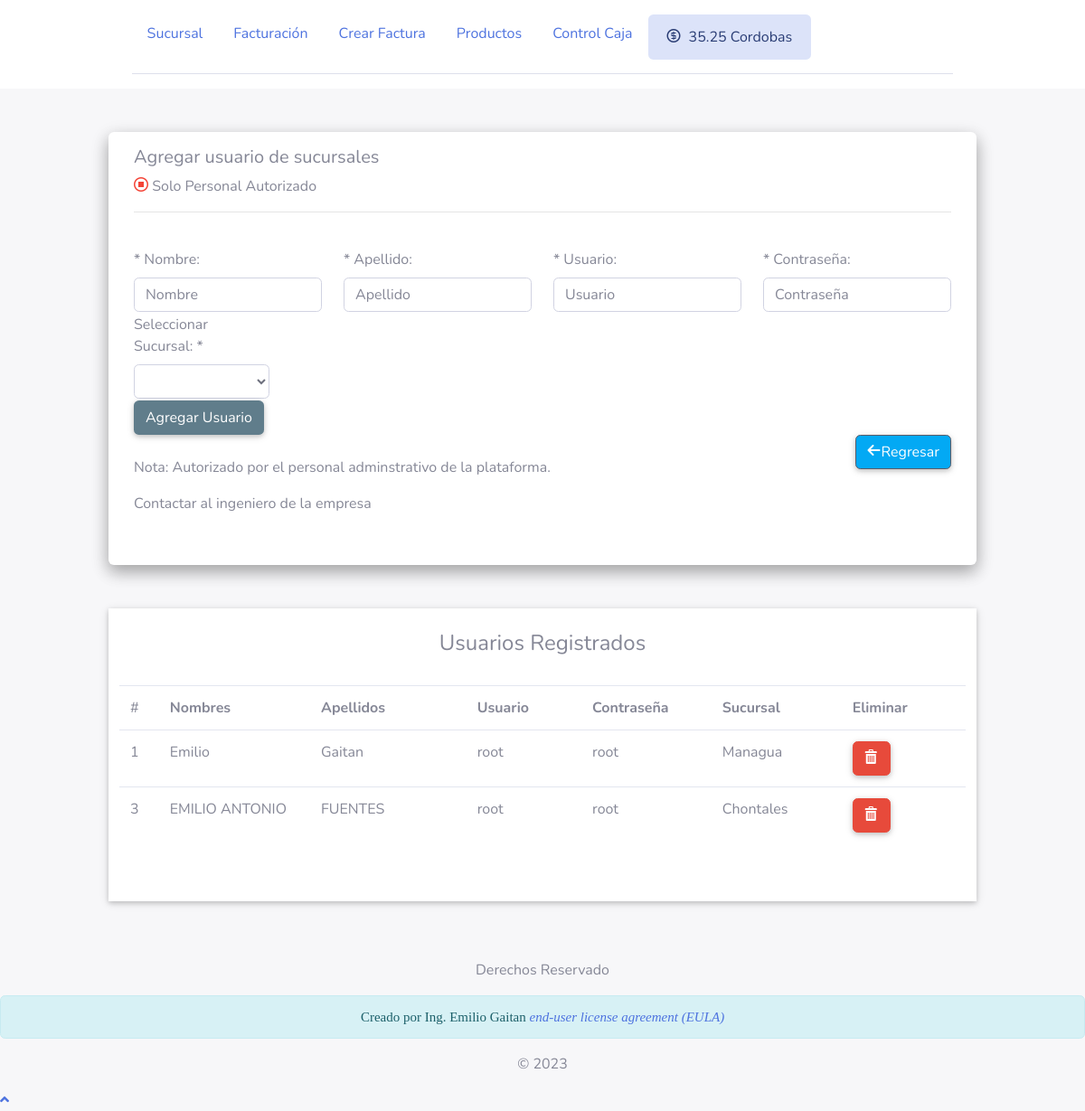
The app's page /temporal/crear_usuario.php, older data.
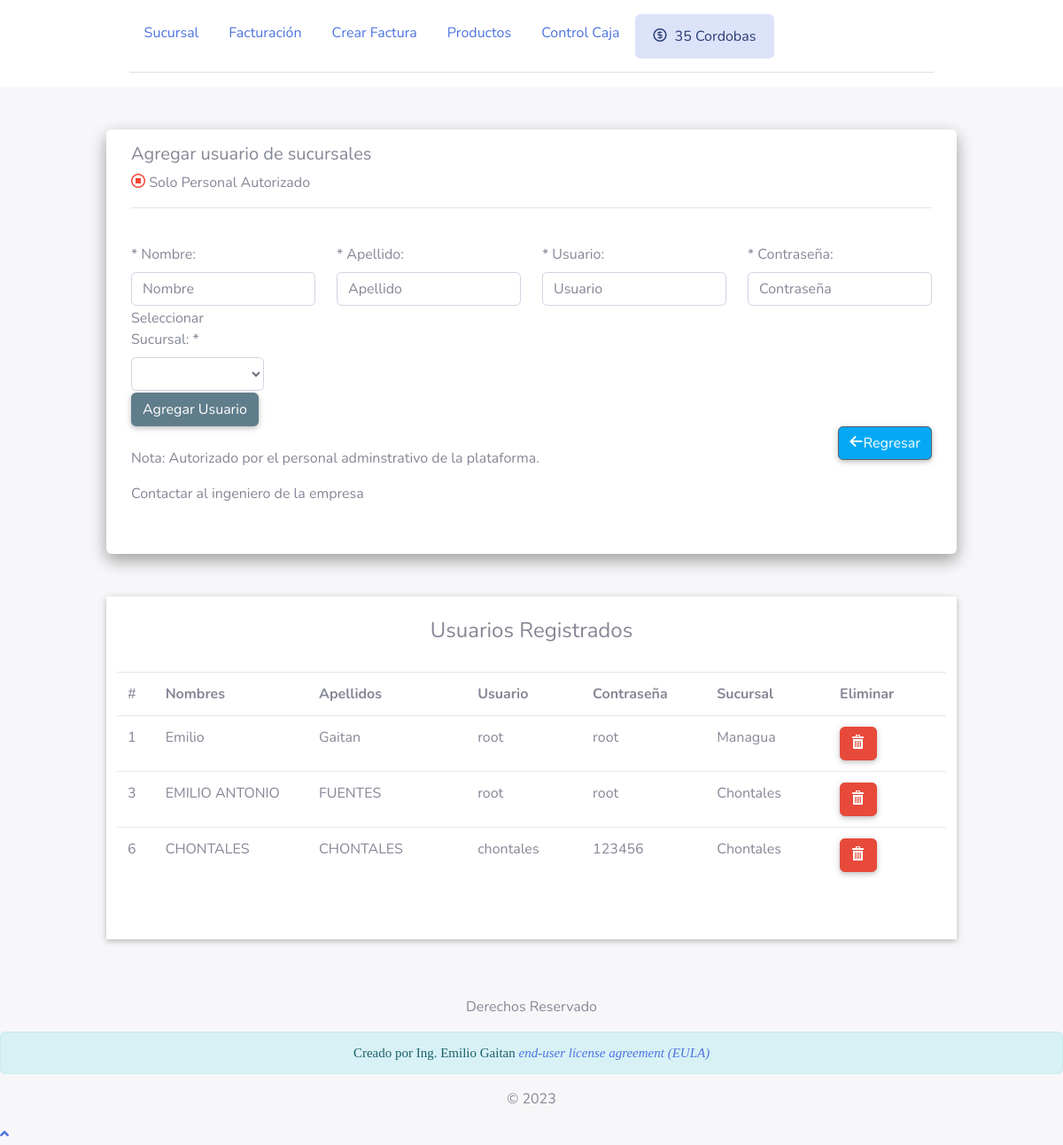
The same page, newer data.
### tables this page shows
CREATE TABLE `tasa` (
  `indcambio` int(11) NOT NULL,
  `dolar` double DEFAULT NULL
);

CREATE TABLE `empleado` (
  `indempleado` int(11) NOT NULL,
  `nombre_empleado` varchar(50) DEFAULT NULL,
  `apellido_empleado` varchar(50) DEFAULT NULL,
  `user` varchar(50) NOT NULL,
  `pass` varchar(50) NOT NULL,
  `indsucursal` int(11) DEFAULT NULL
);

### BD-Connection/datos_clientes.php (called while the page is built, shortened)
<?php
class datos_clientes
{
    public static function cambio_dolar($mysqli)
    {
        $result = $mysqli->query("SELECT * FROM `tasa`");
        $row = $result->fetch_array(MYSQLI_ASSOC);
        if (!empty($row)) {
            return $row["dolar"];
        } else {
            return "error";
        }
    }
    public static function nombre_sucursal($indsucursal)
    {
        if ($indsucursal == "1") {
            return "Managua";
        }
        if ($indsucursal == "3") {
            return "Chontales";
        }
        return 0;
    }
}

### temporal/crear_usuario.php (the view, shortened to what the changed rows need)
<?php
include_once "../header/header_panel.php";
?>
<br>
<br>
<br>
<div class="container row z-depth-1 white">
    <table class="table table-responsive-lg" style="height: 86px; width: 1189px;margin-bottom: 4em">
        <tbody>
        <?php
        $result = $mysqli->query("SELECT * FROM `empleado`");
        while ($resultado = $result->fetch_assoc()) {
            ?>
            <tr>
                <td style="width: 57px;"><?php echo $resultado['indempleado']; ?></td>
                <td style="width: 260px;"><?php echo $resultado['nombre_empleado']; ?></td>
                <td style="width: 275px;"><?php echo $resultado['apellido_empleado']; ?></td>
                <td style="width: 188px;"><?php echo $resultado['user']; ?></td>
                <td style="width: 190.038px;"><?php echo $resultado['pass']; ?></td>
                <td style="width: 205.962px;"><?php echo datos_clientes::nombre_sucursal($resultado['indsucursal']); ?></td>
                <td style="width: 190.038px;"><a href="#" onclick="
                            var i='<?php echo $resultado['indempleado']; ?>';
                            verficar_eliminar(i);" class="btn btn-danger"><i class="icon-bin white-text"></i></a></td>
            </tr>
            <?php
        }
        ?>
        </tbody>
    </table>
</div>
<?php
include_once "../header/footer_temporal.php";
?>

### header/header_panel.php (shortened to what the changed rows need)
<!DOCTYPE html>
<html lang="es">
<head>
    <link rel="stylesheet" href="../assets/bootstrap/css/bootstrap.min.css">
    <link rel="stylesheet" href="../assets/fonts/fontawesome-all.min.css">
    <link rel="stylesheet" href="../assets/bootstrap/css/cssindex.css">
    <link rel="stylesheet" href="../assets/icomoon/style.css">
    <link rel="stylesheet" href="../assets/bootstrap/jquery-ui.css">
    <link rel="stylesheet" href="../resources/demos/style.css">
    <link rel="stylesheet" href="../assets/animate/css/libs/animate.css">
</head>
<body style="background-color: rgb(247,247,249)" id="page-top">
<?php
include_once '../BD-Connection/conection.php';
include_once '../BD-Connection/datos_clientes.php';
$dolar = datos_clientes::cambio_dolar($mysqli);
?>
<div class="white rounded container-fluid" id="esconder_menu">
    <div style="padding: 1em " class="container">
        <ul class="nav nav-tabs">
            <li class="nav-item">
                <a class="nav-link alert alert-primary" href="#"><i
                            class="icon-coin-dollar"> </i> <?php echo $dolar ?> Cordobas</a>
            </li>
        </ul>
    </div>
</div>
<br>

Row changes from the older to the newer data that the page shows:
changed tasa: dolar "35.25" → "35"
added empleado: indempleado "6", nombre_empleado "CHONTALES", apellido_empleado "CHONTALES", user "chontales", pass "123456", indsucursal "Chontales"
